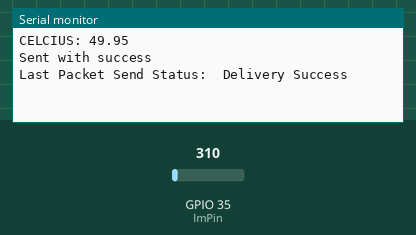
Recording of a sketch running on a simulated ESP32. Shown: the last lines printed to the serial monitor. The test bench sets the inputs (shaded band); at power-on: GPIO 35 (lmPin) = 310.

Above: at 18.0 s.
18.1 s: GPIO 35 (lmPin) set to 372
At 20.7 s:
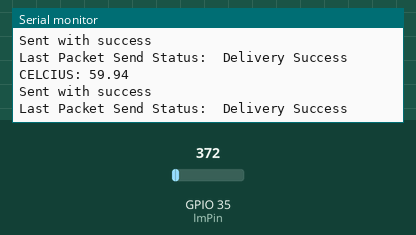
33.1 s: GPIO 35 (lmPin) set to 434
At 40.7 s:
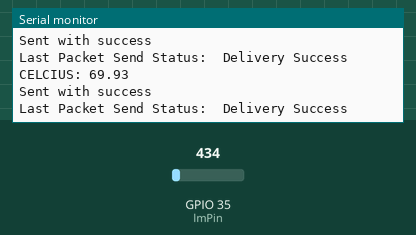

Measured:
- after the input at 18.1 s, the serial monitor: prints a new line after 1.9 s (image 1)
- after the input at 33.1 s, the serial monitor: prints a new line after 6.9 s (image 2)

The sketch:

ESP-32-Data-Sender-sketch.ino
```cpp
#include <esp_now.h>
#include <WiFi.h>

// REPLACE WITH YOUR RECEIVER MAC Address
uint8_t broadcastAddress[] = {0x00, 0x00, 0x00, 0x00, 0x00, 0x00};

// Structure example to send data
// Must match the receiver structure
typedef struct struct_message {
  char description[32];
  float value;
} struct_message;

// Create a struct_message called myData
struct_message myData;

// callback when data is sent
void OnDataSent(const uint8_t *mac_addr, esp_now_send_status_t status) {
  Serial.print("\r\nLast Packet Send Status:\t");
  Serial.println(status == ESP_NOW_SEND_SUCCESS ? "Delivery Success" : "Delivery Fail");
}

//setup variables for temperature sensor
int Raw= 0;
double Volt = 0;
double Celcius = 0;
const int lmPin = 35;

void setup() {
  // Init Serial Monitor
  Serial.begin(115200);
  pinMode(lmPin, INPUT);
  // Set device as a Wi-Fi Station
  WiFi.mode(WIFI_STA);

  // Init ESP-NOW
  if (esp_now_init() != ESP_OK) {
    Serial.println("Error initializing ESP-NOW");
    return;
  }

  // Once ESPNow is successfully Init, we will register for Send CB to
  // get the status of Trasnmitted packet
  esp_now_register_send_cb(OnDataSent);

  // Register peer
  esp_now_peer_info_t peerInfo;
  memcpy(peerInfo.peer_addr, broadcastAddress, 6);
  peerInfo.channel = 0;
  peerInfo.encrypt = false;

  // Add peer
  if (esp_now_add_peer(&peerInfo) != ESP_OK){
    Serial.println("Failed to add peer");
    return;
  }
}

void loop() {

  Raw = analogRead(lmPin); // Original data reading from LM35 sensor
  Volt = (Raw / 2048.0) * 3300; // Convert original data according to the voltage used (3.3v)
  Celcius = Volt * 0.1;
  Serial.print("CELCIUS: ");
  Serial.println(Celcius);
  // Set values to send
  strcpy(myData.description, "Temperature");
  myData.value = Celcius;

  // Send message via ESP-NOW
  esp_err_t result = esp_now_send(broadcastAddress, (uint8_t *) &myData, sizeof(myData));

  if (result == ESP_OK) {
    Serial.println("Sent with success");
  }
  else {
    Serial.println("Error sending the data");
  }
  delay(20000);
}
```
